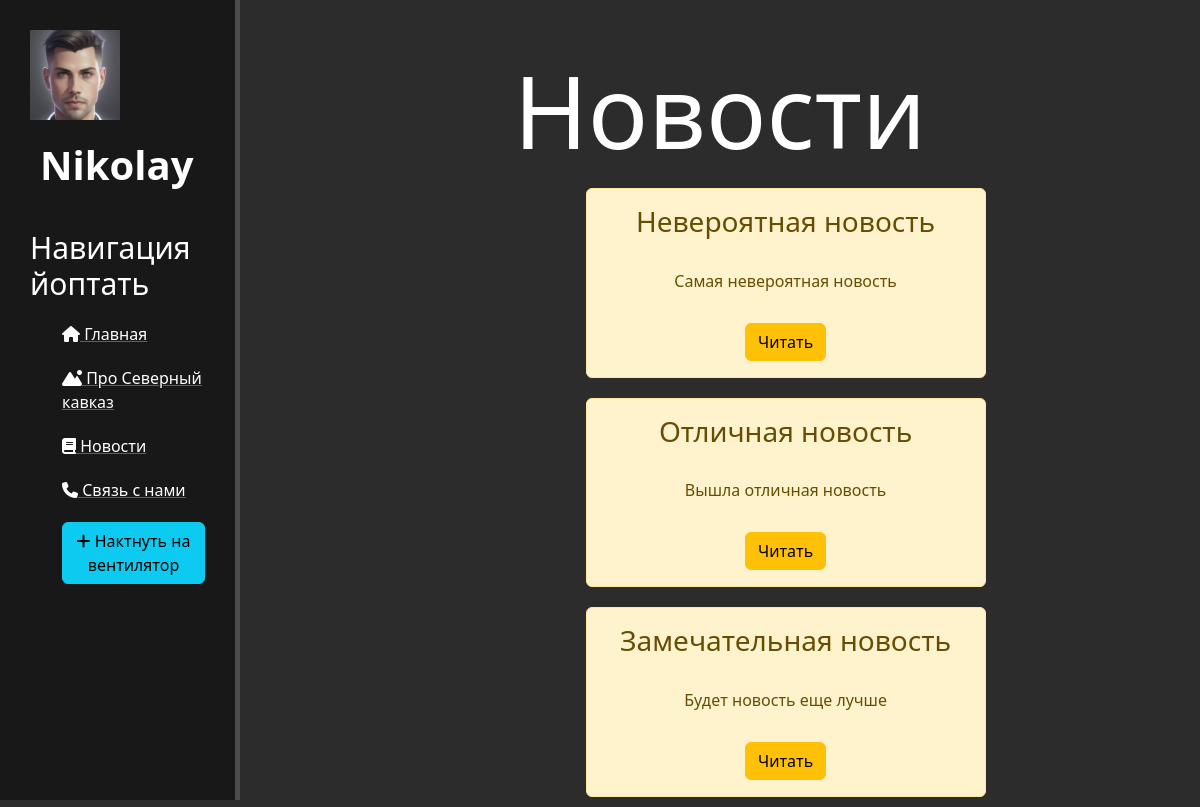
The page /news/ on the database as committed earlier.
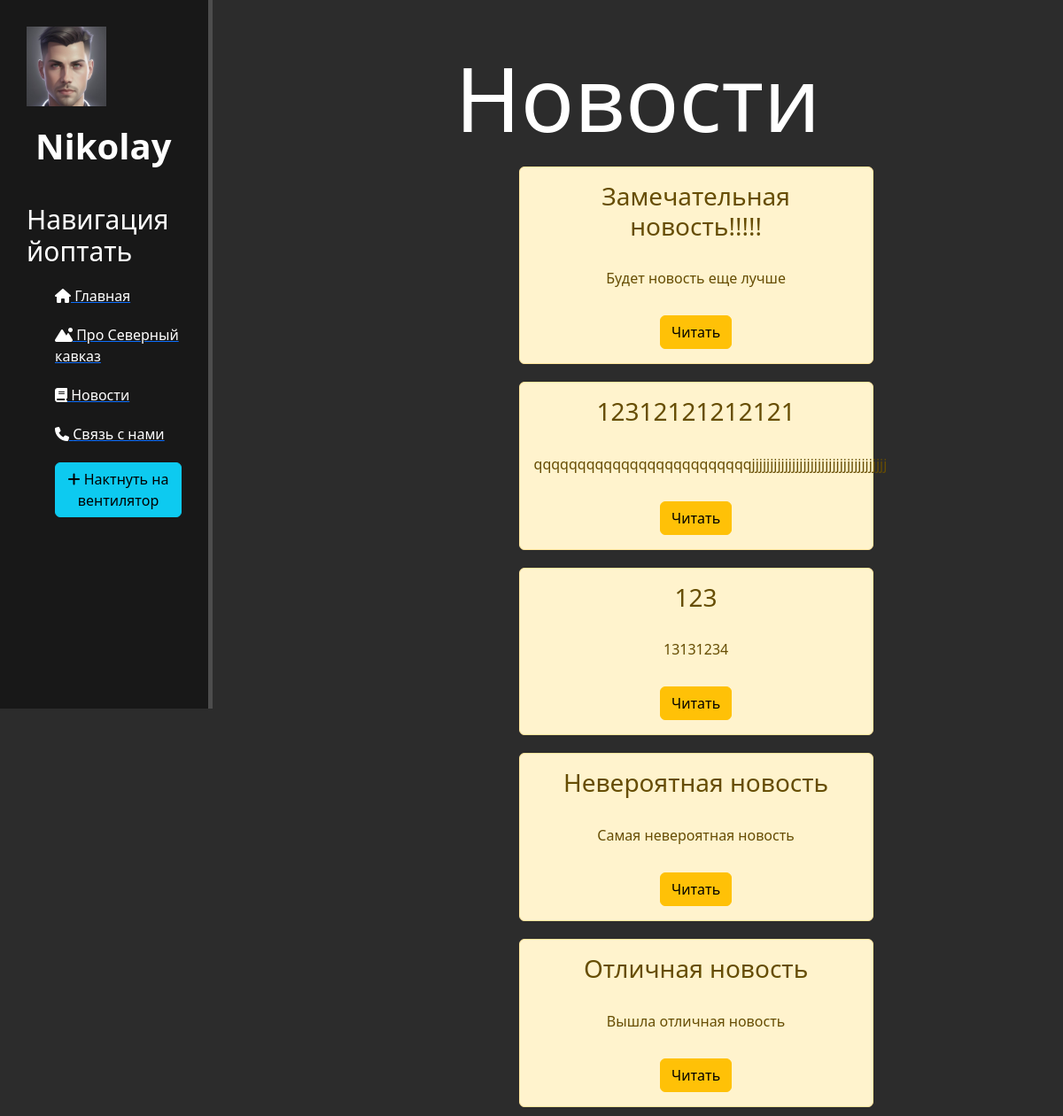
The same page on the database as committed later.
### news/models.py (models this page shows, shortened)
class Articles(models.Model):
    title = models.CharField('Название', max_length=50,)
    anons = models.CharField('Анонс', max_length=250,)
    main_text = models.TextField('Статья')
    date = models. DateTimeField('Дата публикации')
    class Meta:
        verbose_name = 'Новость'
        verbose_name_plural = 'Новости'

### news/views.py (the view)
# urls.py: path('', views.news_home, name='news_home'),
def news_home(request):
    news = Articles.objects.order_by('-date')
    return render(request, 'news/news_home.html', {'news': news})

### news/templates/news/news_home.html (shortened to what this page needs)
{% extends 'main/layout.html' %}
{% block content %}
    <div class="features">
        <h1>Новости</h1>
        {% if news %}
            {% for el in news %}
                <div class="alert alert-warning">
                    <h3>{{ el.title }}</h3>
                    <p>{{ el.anons }}</p>
                    <a href="{% url 'news-detail' el.id %}" class="btn btn-warning">Читать</a>
                </div>
            {% endfor %}
        {% else %}
            <p>Записи отсутствуют</p>
        {% endif %}
    </div>
{% endblock %}

Rows that differ between the two databases and show on the page:
changed Articles "Будет новость еще лучше": title "Замечательная новость" → "Замечательная новость!!!!!"; moves up the list
added Articles: title "12312121212121", anons "qqqqqqqqqqqqqqqqqqqqqqqqqjjjjjjjjjjjjjjjjjjjjjjjjjjjjjjjjjjjjj"
added Articles: title "123", anons "13131234"
